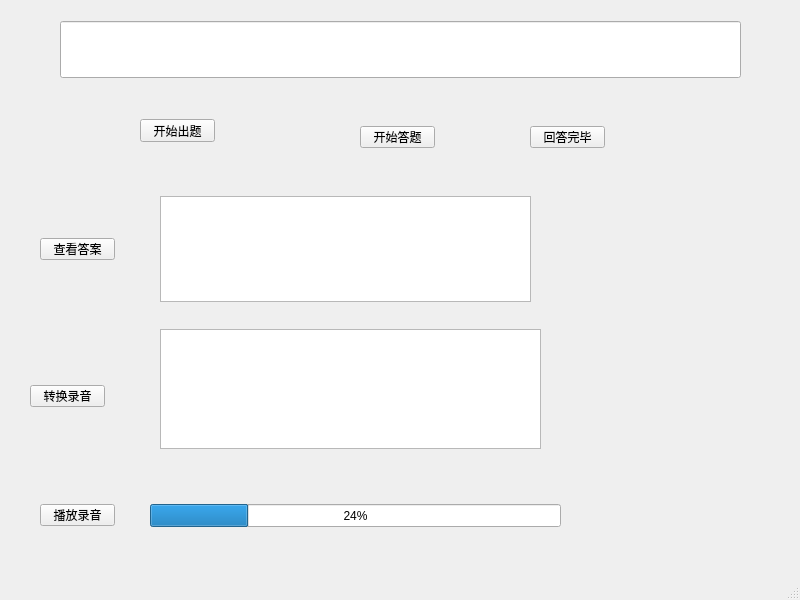
<?xml version="1.0" encoding="UTF-8"?>
<ui version="4.0">
 <class>MainWindow</class>
 <widget class="QMainWindow" name="MainWindow">
  <property name="geometry">
   <rect>
    <x>0</x>
    <y>0</y>
    <width>800</width>
    <height>600</height>
   </rect>
  </property>
  <property name="windowTitle">
   <string>MainWindow</string>
  </property>
  <widget class="QWidget" name="centralwidget">
   <widget class="QLineEdit" name="lineEdit">
    <property name="geometry">
     <rect>
      <x>60</x>
      <y>21</y>
      <width>681</width>
      <height>57</height>
     </rect>
    </property>
   </widget>
   <widget class="QPushButton" name="pushButton">
    <property name="geometry">
     <rect>
      <x>140</x>
      <y>119</y>
      <width>75</width>
      <height>23</height>
     </rect>
    </property>
    <property name="text">
     <string>开始出题</string>
    </property>
   </widget>
   <widget class="QPushButton" name="pushButton_2">
    <property name="geometry">
     <rect>
      <x>360</x>
      <y>126</y>
      <width>75</width>
      <height>22</height>
     </rect>
    </property>
    <property name="text">
     <string>开始答题</string>
    </property>
   </widget>
   <widget class="QPushButton" name="pushButton_3">
    <property name="geometry">
     <rect>
      <x>530</x>
      <y>126</y>
      <width>75</width>
      <height>22</height>
     </rect>
    </property>
    <property name="text">
     <string>回答完毕</string>
    </property>
   </widget>
   <widget class="QPushButton" name="pushButton_4">
    <property name="geometry">
     <rect>
      <x>40</x>
      <y>238</y>
      <width>75</width>
      <height>22</height>
     </rect>
    </property>
    <property name="text">
     <string>查看答案</string>
    </property>
   </widget>
   <widget class="QPushButton" name="pushButton_5">
    <property name="geometry">
     <rect>
      <x>40</x>
      <y>504</y>
      <width>75</width>
      <height>22</height>
     </rect>
    </property>
    <property name="text">
     <string>播放录音</string>
    </property>
   </widget>
   <widget class="QPushButton" name="pushButton_6">
    <property name="geometry">
     <rect>
      <x>30</x>
      <y>385</y>
      <width>75</width>
      <height>22</height>
     </rect>
    </property>
    <property name="text">
     <string>转换录音</string>
    </property>
   </widget>
   <widget class="QTextEdit" name="textEdit">
    <property name="geometry">
     <rect>
      <x>160</x>
      <y>196</y>
      <width>371</width>
      <height>106</height>
     </rect>
    </property>
   </widget>
   <widget class="QTextEdit" name="textEdit_2">
    <property name="geometry">
     <rect>
      <x>160</x>
      <y>329</y>
      <width>381</width>
      <height>120</height>
     </rect>
    </property>
   </widget>
   <widget class="QProgressBar" name="progressBar">
    <property name="geometry">
     <rect>
      <x>150</x>
      <y>504</y>
      <width>411</width>
      <height>23</height>
     </rect>
    </property>
    <property name="value">
     <number>24</number>
    </property>
   </widget>
  </widget>
  <widget class="QMenuBar" name="menubar">
   <property name="geometry">
    <rect>
     <x>0</x>
     <y>0</y>
     <width>800</width>
     <height>22</height>
    </rect>
   </property>
  </widget>
  <widget class="QStatusBar" name="statusbar"/>
 </widget>
 <resources/>
 <connections/>
</ui>
